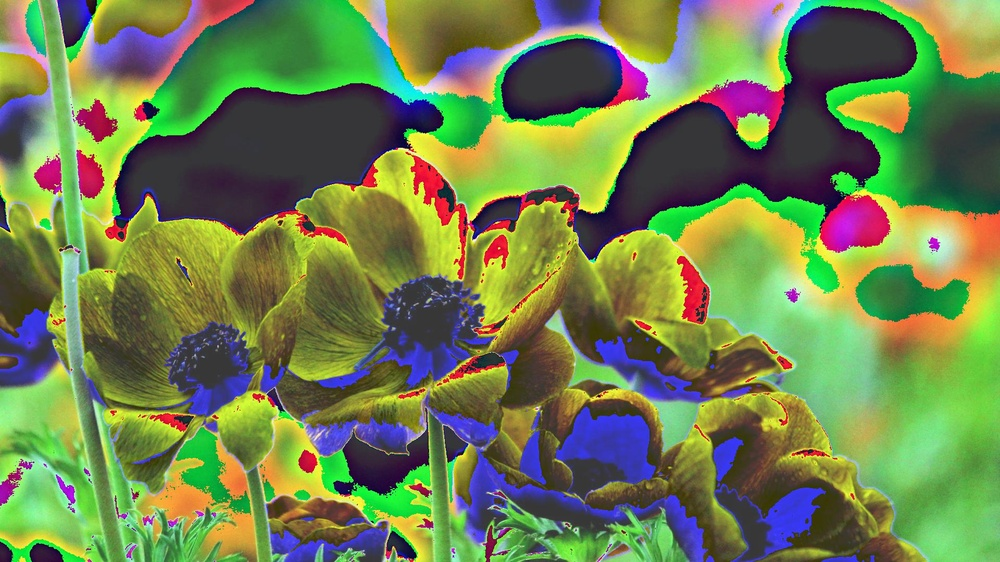
#> input picture Research paper/encrypt_image1.jpg, 1000 x 562 px, shrunk from 1920 x 1080 before the run
$ python subtract.py
#> lines starting #> are read from the running program, lines starting #| are printed output that depends on the picture
from PIL import Image

# Load the two images (replace with your image paths)
image1_path = "encrypt_image1.jpg"
image2_path = "masks/mask_image1.jpg"

image1 = Image.open(image1_path)
#> image1 is the input picture: PIL image 1000x562 RGB; mean R, G, B 112, 129.2, 78.6
image2 = Image.open(image2_path)
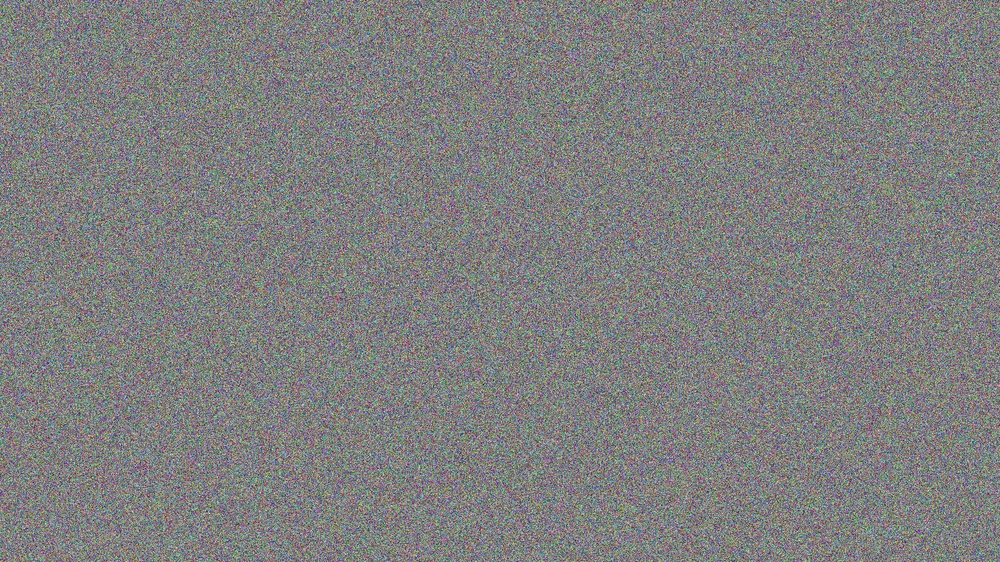
#> input picture Research paper/masks/mask_image1.jpg, 1000 x 562 px, shrunk from 1920 x 1080 before the run
#> image2 is the input picture: PIL image 1000x562 RGB; mean R, G, B 127.5, 127.5, 127.4

# Ensure both images have the same dimensions
if image1.size != image2.size:
    raise ValueError("Images must have the same dimensions")

# Subtract the pixel values of image2 from image1
subtracted_image = Image.new("RGB", image1.size)
#> subtracted_image: PIL image 1000x562 RGB; every value is 0
subtracted_pixels = []

for x in range(image1.width):
    for y in range(image1.height):
        pixel1 = image1.getpixel((x, y))
        pixel2 = image2.getpixel((x, y))
        subtracted_pixel = tuple(max(0, p1 - p2) for p1, p2 in zip(pixel1, pixel2))
        subtracted_pixels.append(subtracted_pixel)
#> after the loop, subtracted_pixels = 562000 items

subtracted_image.putdata(subtracted_pixels)
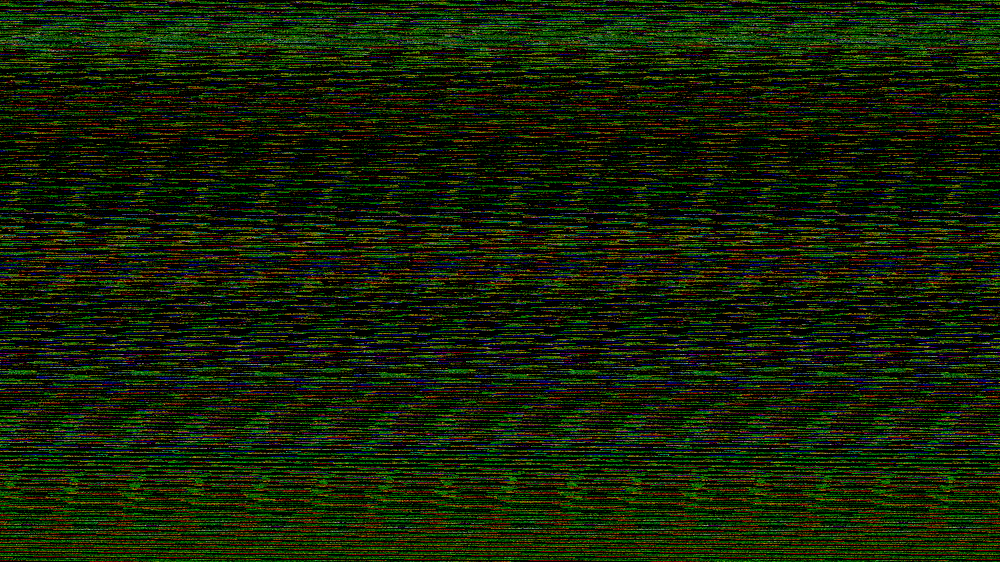
#> subtracted_image: PIL image 1000x562 RGB; mean R, G, B 20.7, 32.9, 7.5

# Save the subtracted image
subtracted_image_path = f"encypted/subtracted_{image1_path}"
subtracted_image.save(subtracted_image_path)

print(f"Pixels subtracted and saved as {subtracted_image_path}")
